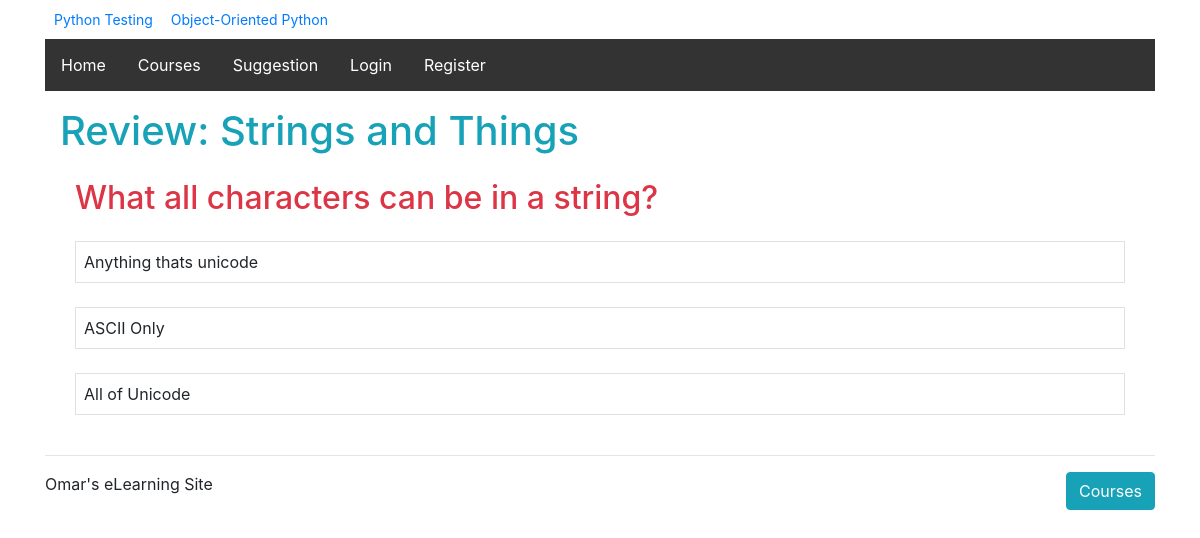
The app's page /courses/1/q1/, older data.
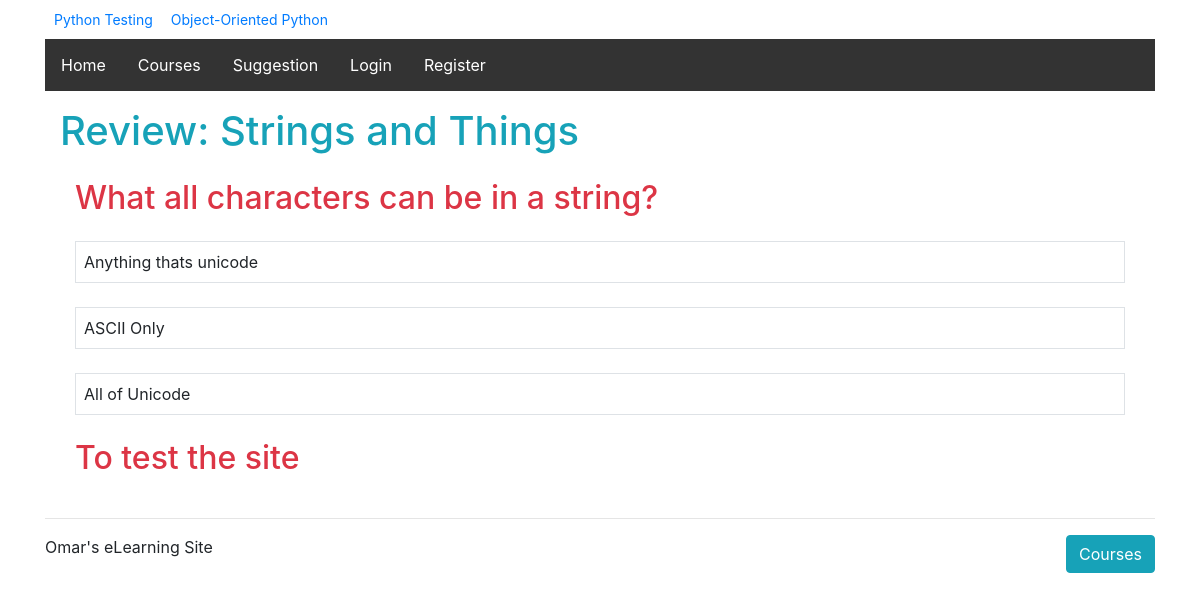
The same page, newer data.
### courses/models.py (models this page shows, shortened)
class Course(models.Model):
    created_at = models.DateTimeField(auto_now_add=True)
    title = models.CharField(max_length=255)
    description = models.TextField()
    def __str__(self):
        return self.title

class Question(models.Model):
    quiz = models.ForeignKey(Quiz, on_delete=models.CASCADE)
    order = models.IntegerField(default=0)
    prompt = models.TextField()
    class Meta:
        ordering = ['order',]

class Answer(models.Model):
    question = models.ForeignKey(Question, on_delete=models.CASCADE)
    order = models.IntegerField(default=0)
    text = models.CharField(max_length=255)
    correct = models.BooleanField(default=False)
    class Meta:
        ordering = ['order',]

### courses/views.py (the view)
# urls.py: url(r'(?P<course_pk>\d+)/q(?P<step_pk>\d+)/$', views.quiz_detail, name='quiz_detail'),
def quiz_detail(request, course_pk, step_pk):
    step = get_object_or_404(models.Quiz, course_id=course_pk, pk=step_pk)
    return render(request, 'courses/quiz_detail.html', {'step':step})

### courses/templatetags/course_extras.py (called while the page is built)
@register.simple_tag
def newest_course():
    return Course.objects.latest('created_at')

@register.inclusion_tag('courses/course_nav.html')
def nav_courses_list():
    courses = Course.objects.all()
    return {'courses':courses}

### courses/templates/courses/quiz_detail.html (shortened to what this page needs)
{% extends "layout.html" %}
{% load course_extras %}
{% block content %}
  <div class="columns container">
    <article>
        <h1 class="mb-4 text-info">{{step.title}}</h1>
        <ul class="no-bullet">
          {% for question in step.question_set.all %}
            <li class="col bg-white">
              <h2 class="mb-4 text-danger">{{ question.prompt }}</h2>
                {% for answer in question.answer_set.all %}
                  <div class="callout border border-muted p-2">
                    {{ answer.text }}
                  </div>
                  <br>
                {% endfor %}
            </li>
          {% endfor %}
        </ul>
    </article>
  </div>
{% endblock %}

### courses/templates/courses/course_nav.html (shortened to what this page needs)
<link rel="stylesheet" href="https://maxcdn.bootstrapcdn.com/bootstrap/4.0.0/css/bootstrap.min.css">
<div class="container mb-1 row">
{% for course in courses %}
    <div><a class="btn btn-sm" href="{% url 'course_detail' pk=course.pk %}">{{ course.title }}</a></div>
{% endfor %}
</div>

Row changes from the older to the newer data that the page shows:
added Question: prompt "To test the site"
